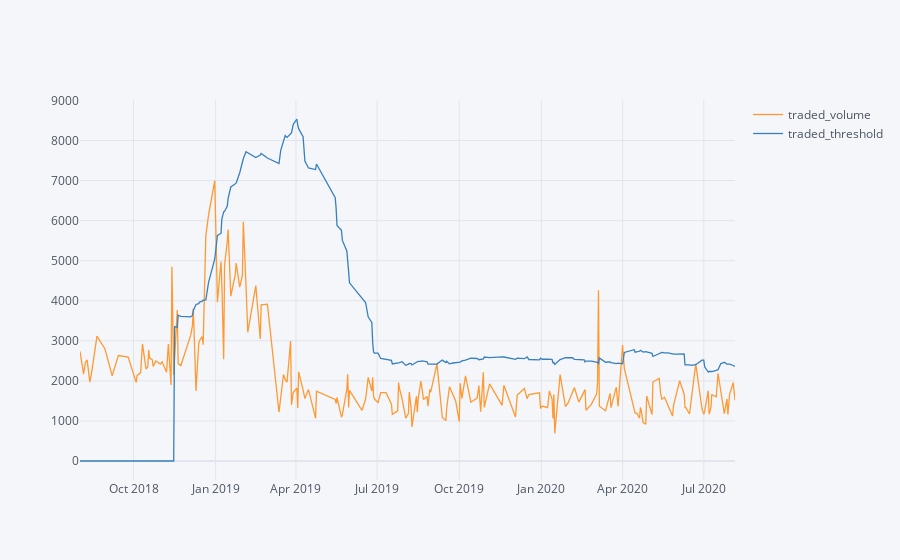

This figure's notebook cell:
### Code cell
ex_list[2][['traded_volume', 'traded_threshold']].iplot()

### Figure 1 — Plotly figure (JSON) as saved in the notebook; plotly's stock layout.template omitted (floating-point values rounded to 4 significant figures; data arrays with more than 128 entries replaced by an {"elided": "..."} marker saying what was removed)
{"data": [{"line": {"color": "rgba(255, 153, 51, 1.0)", "dash": "solid", "shape": "linear", "width": 1.3}, "mode": "lines", "name": "traded_volume", "text": "", "type": "scatter", "x": {"elided": "218 str values"}, "y": {"elided": "218 int values"}}, {"line": {"color": "rgba(55, 128, 191, 1.0)", "dash": "solid", "shape": "linear", "width": 1.3}, "mode": "lines", "name": "traded_threshold", "text": "", "type": "scatter", "x": {"elided": "218 str values"}, "y": {"elided": "218 float values"}}], "layout": {"legend": {"bgcolor": "#F5F6F9", "font": {"color": "#4D5663"}}, "paper_bgcolor": "#F5F6F9", "plot_bgcolor": "#F5F6F9", "title": {"font": {"color": "#4D5663"}}, "xaxis": {"gridcolor": "#E1E5ED", "showgrid": true, "tickfont": {"color": "#4D5663"}, "title": {"font": {"color": "#4D5663"}, "text": ""}, "zerolinecolor": "#E1E5ED"}, "yaxis": {"gridcolor": "#E1E5ED", "showgrid": true, "tickfont": {"color": "#4D5663"}, "title": {"font": {"color": "#4D5663"}, "text": ""}, "zerolinecolor": "#E1E5ED"}}}
